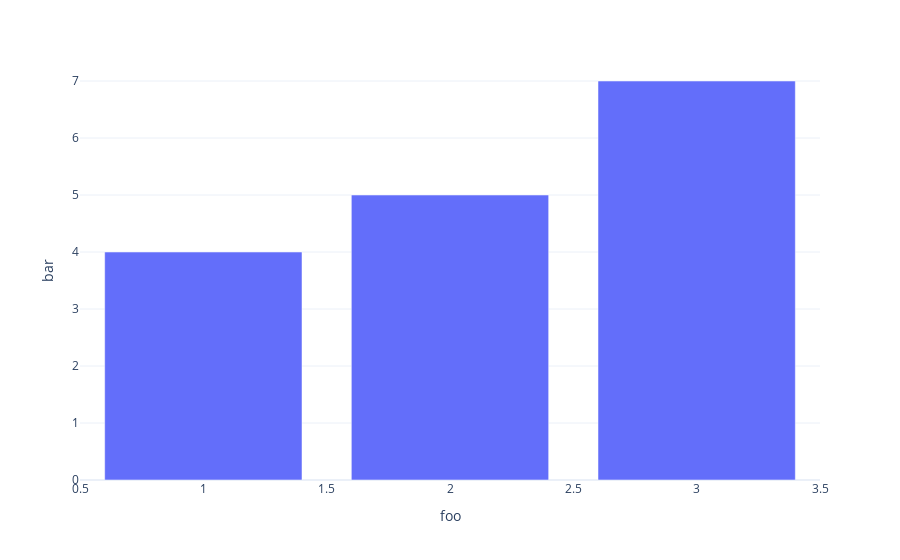

Write notebook code for a chart like this one.
### Code cell
px.bar(foo, x='foo', y='bar', template='plotly_white')

### Figure 1 — Plotly figure (JSON) as saved in the notebook; plotly's stock layout.template omitted (floating-point values rounded to 4 significant figures)
{"data": [{"alignmentgroup": "True", "hovertemplate": "foo=%{x}<br>bar=%{y}<extra></extra>", "legendgroup": "", "marker": {"color": "#636efa", "pattern": {"shape": ""}}, "name": "", "offsetgroup": "", "orientation": "v", "showlegend": false, "textposition": "auto", "x": [1, 2, 3], "xaxis": "x", "y": [4, 5, 7], "yaxis": "y", "type": "bar"}], "layout": {"xaxis": {"anchor": "y", "domain": [0.0, 1.0], "title": {"text": "foo"}}, "yaxis": {"anchor": "x", "domain": [0.0, 1.0], "title": {"text": "bar"}}, "legend": {"tracegroupgap": 0}, "margin": {"t": 60}, "barmode": "relative"}}
